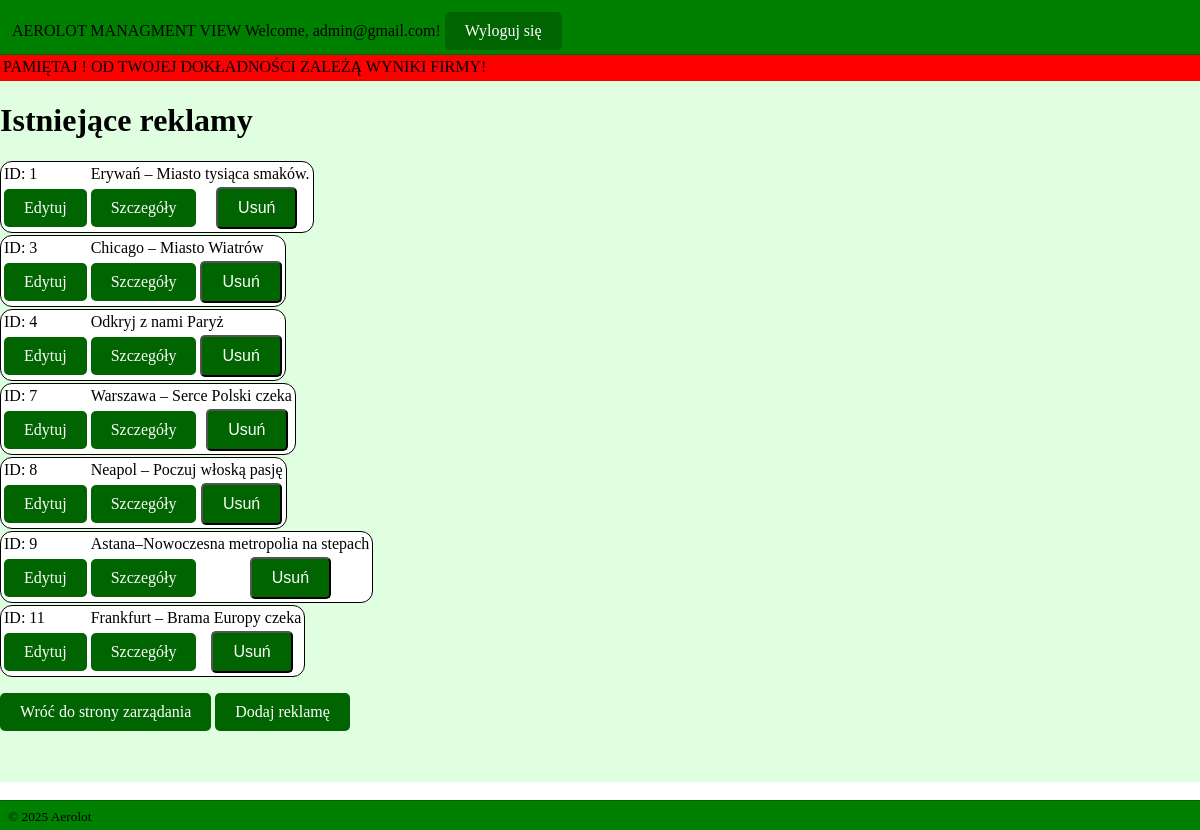
Screenshot of /ads_list (signed in) with the database file from the repository.
### AerolotBooking/models.py (models this page shows, shortened)
class CustomUser(AbstractUser):
    objects = CustomUserManager()
    username = None
    email = models.EmailField('email address', unique=True)
    email_verified = models.BooleanField(default=False)
    USERNAME_FIELD = 'email'
    REQUIRED_FIELDS = []

class Ad(models.Model):
    ad_id = models.AutoField(primary_key=True)
    ad_title=models.CharField(max_length=40)
    ad_content=models.TextField()
    ad_img=models.CharField(max_length=40)

### AerolotBooking/views.py (the view)
# urls.py: path('ads_list', views.ads_list_view, name='ads_list'),
@user_passes_test(is_superuser)
def ads_list_view(request):
    ads = Ad.objects.all()
    return render(request,'create/ads_list.html',{'ads':ads})

### AerolotBooking/views.py (called while the page is built)
def is_superuser(user):
    return user.is_superuser

### templates/create/ads_list.html (shortened to what this page needs)
{% extends 'create/base_create.html' %}
{% load static %}
{% block content %}
    <h1>Istniejące reklamy</h1>
    {% for ad in ads %}
         <table class="fd">
                    <tbody>
                        <tr>
                            <td>ID: {{ ad.ad_id }}</td>
                            <td colspan="2">{{ ad.ad_title }}</td>
                        </tr>
                        <tr>
                            <td><a href="{% url 'edit_ad' ad.ad_id %}" class="button">Edytuj</a> </td>
                            <td><a href="{% url 'ad_details' ad.ad_id %}" class="button">Szczegóły</a> </td>
                            <td>
                            <form method="post" action="{% url 'delete_ad' ad.ad_id %}" >
                                 <button type="submit" class="button">Usuń</button>
                                </form>
                            </td>
                        </tr>
                    </tbody>
                </table>
    {% endfor %}
    <p>
    <a href="{% url 'home_management' %}" class="button">Wróć do strony zarządania</a>
    <a href="{% url 'create_ad' %}" class="button">Dodaj reklamę</a>
    </p>
{% endblock %}

### templates/create/base_create.html (shortened to what this page needs)
<!DOCTYPE html>
<html lang="pl">
<head>
    {% load static %}
    <link rel="stylesheet" href="{% static 'style2.css' %}">
</head>
<body>
<header>
    <div class="hc">
    AEROLOT MANAGMENT VIEW
    Welcome, {{ request.user.email }}! <a href="/logout" class="button">Wyloguj się</a>
    </div>
</header>
<main>
    <div class="memo">
        PAMIĘTAJ ! OD TWOJEJ DOKŁADNOŚCI ZALEŻĄ WYNIKI FIRMY!
    </div>
    {% block content %}
    {% endblock %}
</main>
<footer>
     &copy; {% now "Y" %} Aerolot
</footer>
</body>
</html>

### static/style2.css (style rules this page uses)
html, body { height: 100%; margin: 0; padding: 0; box-sizing: border-box; }
header { position: fixed; top: 0; width: 100%; height: 30px; padding: 12px; background-color: green; border-bottom: darkgreen 1px solid; color: black; justify-content: space-between; z-index: 10; }
.memo { position: relative; width: 100%; height: 20px; background-color: red; padding: 3px; margin-top: 20px; }
footer { position: fixed; box-sizing: border-box; bottom: 0; width: 100%; height: 30px; padding: 8px; background-color: green; color: black; font-size: smaller; font-weight: 500; z-index: 10; border-top: darkgreen 1px solid; }
.fd { border: 1px solid; border-radius: 12px; margin-bottom: 2px; background-color: white; }
main { position: relative; padding-top: 5px; margin-top:30px; padding-bottom: 35px; min-height: calc(100vh - 60px); box-sizing: border-box; overflow-y: auto; z-index: 1; background-color: #E0FFE0; }
.button { display: inline-block; padding: 10px 20px; background-color: darkgreen; color: white; text-align: center; text-decoration: none; border-radius: 5px; font-size: 16px; transition: background-color 0.3s; }

### rows the page displays
CustomUser: user.email "admin@gmail.com"
Ad: ad_id "1", ad_title "Erywań – Miasto tysiąca smaków."
Ad: ad_id "3", ad_title "Chicago – Miasto Wiatrów"
Ad: ad_id "4", ad_title "Odkryj z nami Paryż"
Ad: ad_id "7", ad_title "Warszawa – Serce Polski czeka"
Ad: ad_id "8", ad_title "Neapol – Poczuj włoską pasję"
Ad: ad_id "9", ad_title "Astana–Nowoczesna metropolia na stepach"
Ad: ad_id "11", ad_title "Frankfurt – Brama Europy czeka"
